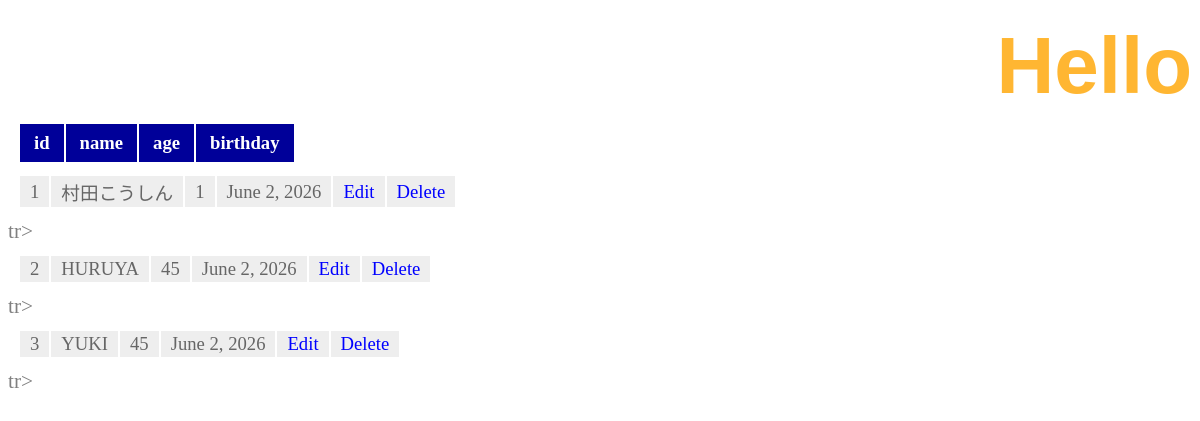
/hello/, run on an earlier commit of the app's database.
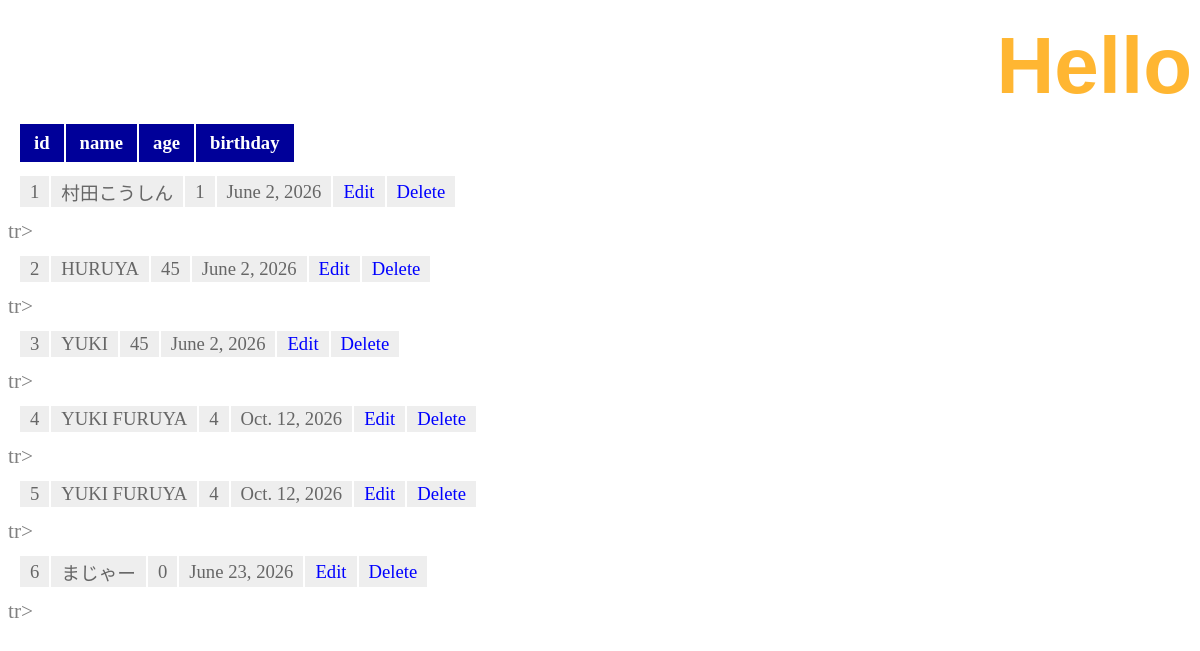
And on a later commit of the database.
### hello/models.py (models this page shows, shortened)
class Friend(models.Model):
	name = models.CharField(max_length=100)
	mail = models.EmailField(max_length=200)
	gender = models.BooleanField()
	age = models.IntegerField(default=0)
	birthday = models.DateField()

### hello/views.py (the view)
# urls.py: path('', views.index, name='index'),
def index(request):
    data = Friend.objects.all()
    params = {
        'title': 'Hello',
        'message': '',
        'data': data,
    }
    return render(request, 'hello/index.html', params)

### hello/templates/hello/index.html (shortened to what this page needs)
{% load static %}
<!doctype html>
<html lang="ja">
  <head>
    <link
      rel="stylesheet"
      type="text/css"
      href="{% static 'hello/css/style.css' %}"
    />
  </head>
  <body>
    <h1>{{title}}</h1>
    <table>
        <tr>
          <th>id</th>
            <th>name</th>
            <th>age</th>
            <th>birthday</th>
        </tr>
        {% for item in data %}
        <table>
            <td>{{item.id}}</td>
            <td>{{item.name}}</td>
            <td>{{item.age}}</td>
            <td>{{item.birthday}}</td>
            <td><a href="{% url 'edit' item.id %}">Edit</a></td>
            <td><a href="{% url 'delete' item.id %}">Delete</a></td>
        </table>tr>
        {% endfor %}
    </table>
  </body>
</html>

What changed in the data, as far as the page shows it:
added Friend: id "4", name "YUKI FURUYA", age "4", birthday "Oct. 12, 2026"
added Friend: id "5", name "YUKI FURUYA", age "4", birthday "Oct. 12, 2026"
added Friend: id "6", name "まじゃー", age "0", birthday "June 23, 2026"
